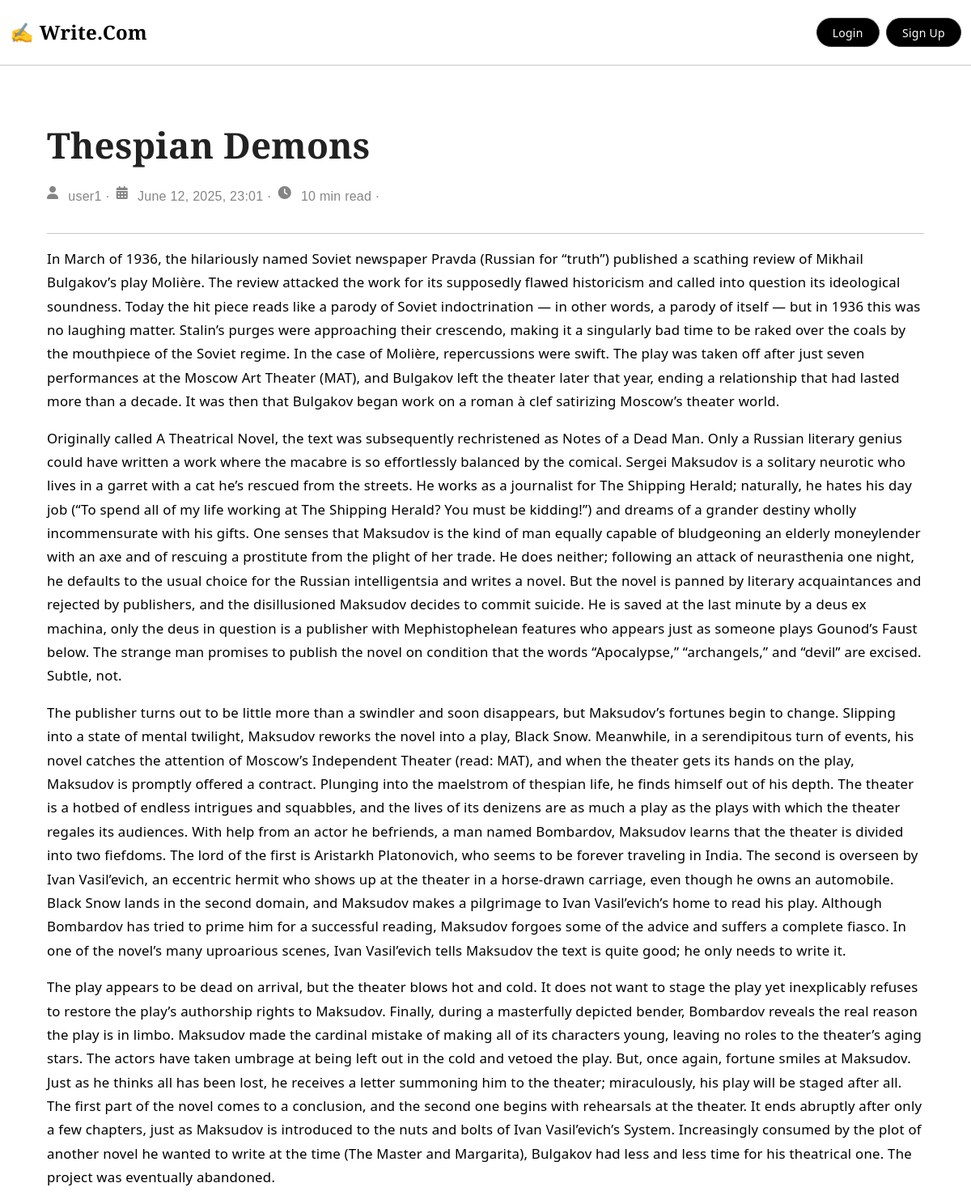
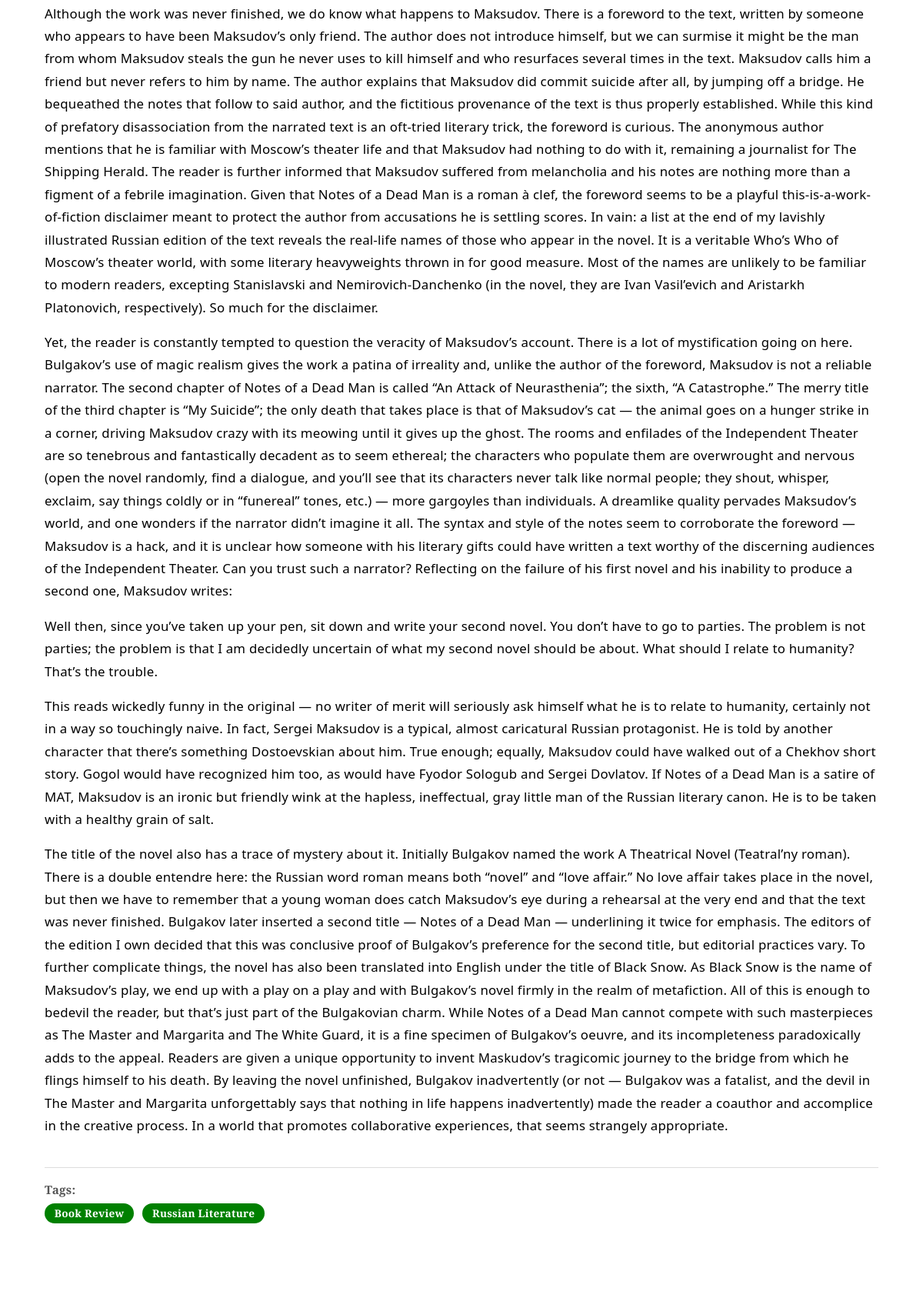
The app's page /post/thespian-demons-vJDUHijN/ (upper part) with its own data (2 pictures, top to bottom).
### blog/models.py (models this page shows, shortened)
class Post(models.Model):
    author=models.ForeignKey(User,on_delete=models.CASCADE)
    title=models.CharField(max_length=200)
    slug=models.SlugField(unique=True,blank=True)
    content=models.TextField()
    created_at=models.DateTimeField(auto_now_add=True)
    updated_at=models.DateTimeField(auto_now=True)
    tags=models.ManyToManyField(Tag,blank=True)
    content_html=models.TextField(blank=True)
    @property
    def read_time(self):
        word_count=len(strip_tags(self.content).split())
        minutes=math.ceil(word_count/200)
        return f"{minutes} min read"

class Tag(models.Model):
    name=models.CharField(max_length=255,unique=True)

### blog/views.py (the view, shortened to what this page needs)
# urls.py: path('post/<slug:slug>/',views.post_detail,name='post_detail'),
def post_detail(request,slug):
    post=get_object_or_404(Post,slug=slug)
    post.content_html=markdown2.markdown(post.content,
        extras=[
            "fenced-code-blocks",
            "tables",
            "code-friendly",
            "strike",
            "break-on-newline",
            "target-blank-links",
            "header-ids",
        ])
    comments=post.comments.order_by('-created_at')
    comment_form=CommentForm()
    return render(request,'blog/post_detail.html',{
        'post':post,
        'comments':comments,
        'comment_form':comment_form,
        })

### blog/templates/blog/post_detail.html (shortened to what this page needs)
{% extends "blog/base.html" %}
{% load static %}
{% block content %}
<link rel="stylesheet" href="https://cdnjs.cloudflare.com/ajax/libs/animate.css/4.1.1/animate.min.css" />
<link rel="stylesheet" href="{% static 'css/markdown.css' %}">
<div class="post-container">
  <article class="post-wrapper animate__animated animate__fadeIn">
    <h1 class="post-title">{{ post.title }}</h1>
    <p class="post-meta">
      <i class="fas fa-user me-1"></i> {{ post.author.username }} &middot;
      <i class="fas fa-calendar-alt me-1"></i> {{ post.created_at|date:"F j, Y, G:i" }} &middot;
      <i class="fas fa-clock me-1"></i> {{ post.read_time }} &middot;
    </p>
<hr class="mt-0">
    <div id="postContent" class="post-content">
      {{ post.content_html|safe }}
    </div>
    {% if post.tags.exists %}
  <div class="post-tags">
    <strong>Tags:</strong><br>
    {% for tag in post.tags.all %}
      <span class="badge rounded-pill">{{ tag.name }}</span>
    {% endfor %}
  </div>
{% else %}
  <div class="post-tags">
    <strong>Tags:</strong><br>
    <span class="text-muted">No tags</span>
  </div>
{% endif %}
  </article>
</div>
{% endblock %}

### blog/static/css/markdown.css (style rules this page uses)
.post-content { font-family: 'Merriweather','Segoe UI', sans-serif; color: #000000; line-height: 1.75; font-size: 1.05rem; }

### blog/templates/blog/base.html (style rules this page uses)
body { background-color: #ffffff; color: #2e2a26; font-family: 'Merriweather', 'Segoe UI', sans-serif; line-height: 1.6; font-size: 16px; letter-spacing: 0.25px; -webkit-font-smoothing: antialiased; }

### blog/templates/blog/post_detail.html (style rules this page uses)
body { font-family: 'Merriweather', sans-serif; background-color: #ffffff; color: #1e1e1e; }
.post-container { justify-content: center; padding: 3rem 1rem; }
.post-title { font-size: 2.75rem; font-weight: 700; color: #222; text-align: left; margin-bottom: 1.5rem; }
.post-meta { font-size: 1rem; color: #858585; margin-bottom: 2rem; display: flex; flex-wrap: wrap; gap: 0.5rem; }
.post-content { font-size: 1.05rem; line-height: 1.9; color: #333; overflow-wrap: break-word; }
.post-tags { margin-top: 2.5rem; padding-top: 1rem; border-top: 1px solid #ddd; }
.post-tags strong { font-size: 0.95rem; color: #555; }
.post-tags .badge { display: inline-block; background:green; color: #fff; padding: 0.4rem 0.8rem; border-radius: 999px; font-size: 0.85rem; margin: 0.25rem 0.4rem 0 0; transition: background-color 0.25s; }

### records on screen
Post: title "Thespian Demons", author.username "user1", created_at "June 12, 2025, 23:01", read_time "10 min read", content_html "In March of 1936, the hilariously named Soviet newspaper Pravda (Russian for “truth”) published a scathing review of Mikhail Bulgakov’s play Molière. The review attacked the work for its supposedly flawed historicism and called into question its ideological soundness. Today the hit piece reads like a parody of Soviet indoctrination — in other words, a parody of itself — but in 1936 this was no laughing matter. Stalin’s purges were approaching their crescendo, making it a singularly bad time to be raked over the coals by the mouthpiece of the Soviet regime. In the case of Molière, repercussions were swift. The play was taken off after just seven performances at the Moscow Art Theater (MAT),…"
Tag: name "Book Review"
Tag: name "Russian Literature"
